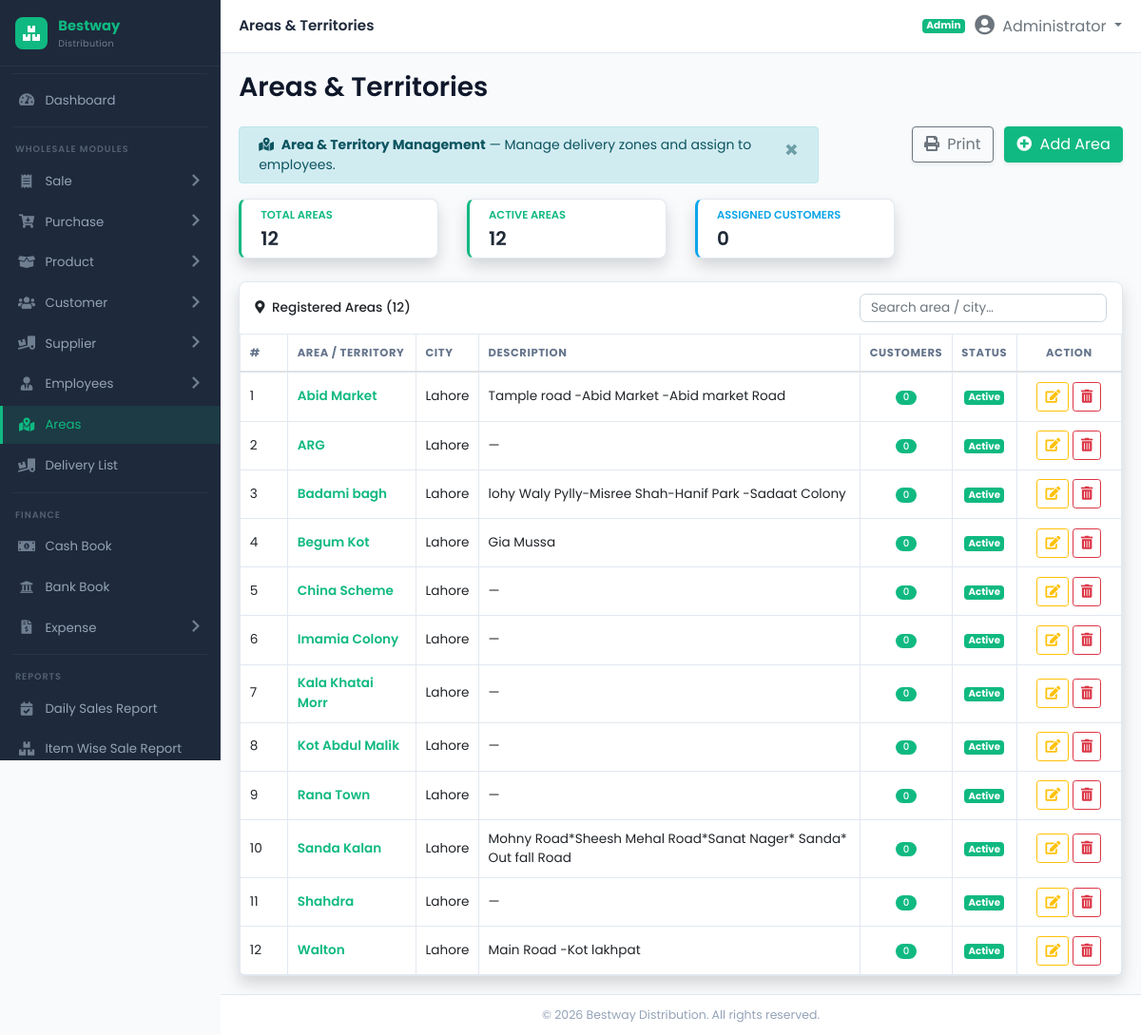
Page /modules/areas/index.php (signed in) on the committed database.
### tables this page shows
CREATE TABLE IF NOT EXISTS `areas` (
  `id` INT AUTO_INCREMENT PRIMARY KEY,
  `name` VARCHAR(200) NOT NULL,
  `city` VARCHAR(100) DEFAULT 'Lahore',
  `description` TEXT NULL,
  `status` TINYINT(1) DEFAULT 1,
  `created_at` DATE NULL,
  `updated_at` DATE NULL,
  UNIQUE KEY `uk_areas_name` (`name`),
  INDEX (`status`)
);

### modules/areas/index.php (the view, shortened to what this page needs)
<?php
require_once dirname(__DIR__, 2) . '/config/database.php';
$areas = $pdo->query("SELECT a.* FROM areas a ORDER BY a.name ASC")->fetchAll();
$all_customers = $pdo->query("SELECT area FROM customers WHERE area IS NOT NULL AND area <> ''")->fetchAll(PDO::FETCH_COLUMN);
$total_areas  = count($areas);
$active_areas = 0;
foreach ($areas as &$a) {
    if ($a['status'] == 1) $active_areas++;
}
require_once dirname(__DIR__, 2) . '/includes/header.php';
?>
<div class="row mb-3 d-print-none">
  <div class="col-md-8">
    <div class="alert alert-info alert-dismissible fade show py-2 mb-0" role="alert">
      <i class="fas fa-map-marked-alt mr-1"></i> <strong>Area &amp; Territory Management</strong> — Manage delivery zones and assign to employees.
      <button type="button" class="close" data-dismiss="alert"><span>&times;</span></button>
    </div>
  </div>
  <div class="col-md-4 text-md-right">
    <button class="btn btn-outline-secondary shadow-sm mr-2" onclick="window.print()"><i class="fas fa-print mr-1"></i> Print</button>
    <button class="btn btn-success shadow-sm" data-toggle="modal" data-target="#addAreaModal"><i class="fas fa-plus-circle mr-1"></i> Add Area</button>
  </div>
</div>
<div class="row mb-3 d-print-none">
  <div class="col-xl-3 col-md-6 mb-2">
    <div class="card border-left-primary shadow stat-card"><div class="card-body py-2">
      <div class="text-xs font-weight-bold text-primary text-uppercase mb-1">Total Areas</div>
      <div class="h5 mb-0 font-weight-bold text-gray-800"><?= $total_areas ?></div>
    </div></div>
  </div>
  <div class="col-xl-3 col-md-6 mb-2">
    <div class="card border-left-success shadow stat-card"><div class="card-body py-2">
      <div class="text-xs font-weight-bold text-success text-uppercase mb-1">Active Areas</div>
      <div class="h5 mb-0 font-weight-bold text-gray-800"><?= $active_areas ?></div>
    </div></div>
  </div>
  <div class="col-xl-3 col-md-6 mb-2">
    <div class="card border-left-info shadow stat-card"><div class="card-body py-2">
      <div class="text-xs font-weight-bold text-info text-uppercase mb-1">Assigned Customers</div>
      <div class="h5 mb-0 font-weight-bold text-gray-800"><?= count($all_customers) ?></div>
    </div></div>
  </div>
</div>
<div class="card shadow">
  <div class="card-header d-flex justify-content-between align-items-center flex-wrap">
    <h6 class="mb-0"><i class="fas fa-map-marker-alt mr-1"></i> Registered Areas (<?= $total_areas ?>)</h6>
    <input type="text" id="areaSearch" class="form-control form-control-sm d-print-none mt-2 mt-md-0" placeholder="Search area / city…" style="max-width:260px;">
  </div>
  <div class="card-body p-0">
    <div class="table-responsive">
      <table class="table table-bordered table-hover mb-0" id="areaTable">
        <thead>
          <tr>
            <th style="width:50px;">#</th>
            <th>Area / Territory</th>
            <th>City</th>
            <th>Description</th>
            <th class="text-center">Customers</th>
            <th class="text-center">Status</th>
            <th class="text-center d-print-none" style="width:110px;">Action</th>
          </tr>
        </thead>
        <tbody>
          <?php if (empty($areas)): ?>
            <tr><td colspan="7" class="text-center text-muted py-4">No areas yet. Click "Add Area" to create one.</td></tr>
          <?php else: $i=1; foreach ($areas as $a): ?>
            <tr>
              <td><?= $i++ ?></td>
              <td class="font-weight-bold text-primary"><?= htmlspecialchars($a['name']) ?></td>
              <td><?= htmlspecialchars($a['city'] ?: 'Lahore') ?></td>
              <td><?= htmlspecialchars($a['description'] ?: '—') ?></td>
              <td class="text-center"><span class="badge badge-primary badge-pill px-2"><?= $a['cust_count'] ?></span></td>
              <td class="text-center">
                <?= $a['status'] == 1 ? '<span class="badge badge-success">Active</span>' : '<span class="badge badge-secondary">Inactive</span>' ?>
              </td>
              <td class="text-center d-print-none" nowrap>
                <button type="button" class="btn btn-sm btn-outline-warning btn-edit-area"
                  data-id="<?= $a['id'] ?>" data-name="<?= htmlspecialchars($a['name']) ?>"
                  data-city="<?= htmlspecialchars($a['city']) ?>" data-desc="<?= htmlspecialchars($a['description']) ?>"
                  data-status="<?= $a['status'] ?>"><i class="fas fa-edit"></i></button>
                <form method="post" class="d-inline" onsubmit="return confirm('Delete area <?= htmlspecialchars($a['name']) ?>?');">
                  <button type="submit" class="btn btn-sm btn-outline-danger"><i class="fas fa-trash-alt"></i></button>
                </form>
              </td>
            </tr>
          <?php endforeach; endif; ?>
        </tbody>
      </table>
    </div>
  </div>
</div>
<?php require_once dirname(__DIR__, 2) . '/includes/footer.php'; ?>

### assets/css/style.css (style rules this page uses)
:root { --sidebar-bg: #1e293b; --sidebar-hover: #334155; --sidebar-active: #10b981; --sidebar-active-bg: rgba(16, 185, 129, 0.12); --sidebar-text: #94a3b8; --sidebar-text-hover: #ffffff; --sidebar-width: 232px; --primary: #10b981; --primary-dark: #059669; --secondary: #6366f1; --success: #10b981; --info: #0ea5e9; --warning: #f59e0b; --danger: #ef4444; --body-bg: #f8fafc; --card-bg: #ffffff; --card-shadow: 0 1px 2px rgba(0,0,0,0.05), 0 1px 3px rgba(0,0,0,0.08); --topbar-height: 56px; --sidebar-radius: 10px; }
* { margin: 0; padding: 0; box-sizing: border-box; }
body { font-family: 'Poppins', 'Inter', 'Segoe UI', system-ui, -apple-system, sans-serif; background: var(--body-bg); overflow-x: hidden; font-size: 14px; }
.card { border: 1px solid #e2e8f0; box-shadow: var(--card-shadow); border-radius: 0.5rem; background: var(--card-bg); }
.card-header { background: #fff; border-bottom: 1px solid #e2e8f0; padding: 0.75rem 1rem; font-weight: 600; border-radius: 0.5rem 0.5rem 0 0 !important; }
.card-header h6 { font-size: 0.85rem; margin: 0; }
.border-left-primary { border-left: 3px solid var(--primary) !important; }
.border-left-success { border-left: 3px solid var(--success) !important; }
.border-left-info { border-left: 3px solid var(--info) !important; }
.text-primary { color: var(--primary) !important; }
.text-success { color: var(--success) !important; }
.text-info { color: var(--info) !important; }
.btn-success { background: var(--success); border-color: var(--success); color: #fff; }
.badge-primary { background: var(--primary); color: #fff; font-weight: 500; }
.badge-success { background: var(--success); color: #fff; }
.table { margin-bottom: 0; }
.table th { font-size: 0.72rem; font-weight: 700; text-transform: uppercase; letter-spacing: 0.05em; color: #64748b; border-top: none; border-bottom: 2px solid #e2e8f0; white-space: nowrap; padding: 0.65rem 0.6rem; }
.table td { vertical-align: middle; font-size: 0.85rem; padding: 0.6rem 0.6rem; border-color: #f1f5f9; }
.table-bordered th, .table-bordered td { border-color: #e2e8f0; }
.table tbody tr { transition: background 0.15s; }
.form-control, .form-select { border-radius: 0.4rem; border-color: #cbd5e1; font-size: 0.85rem; padding: 0.5rem 0.7rem; transition: border-color 0.2s, box-shadow 0.2s; }
.text-xs { font-size: 0.72rem; }
.text-gray-800 { color: #1f2937; }
.font-weight-bold { font-weight: 600 !important; }
.shadow { box-shadow: var(--card-shadow); }
.stat-card { transition: transform 0.2s, box-shadow 0.2s; }

### rows in the picture
areas: name "Abid Market", city "Lahore", description "Tample road -Abid Market -Abid market Road", cust_count "0", status "Active"
areas: name "ARG", city "Lahore", description "—", cust_count "0", status "Active"
areas: name "Badami bagh", city "Lahore", description "lohy Waly Pylly-Misree Shah-Hanif Park -Sadaat Colony", cust_count "0", status "Active"
areas: name "Begum Kot", city "Lahore", description "Gia Mussa", cust_count "0", status "Active"
areas: name "China Scheme", city "Lahore", description "—", cust_count "0", status "Active"
areas: name "Imamia Colony", city "Lahore", description "—", cust_count "0", status "Active"
areas: name "Kala Khatai Morr", city "Lahore", description "—", cust_count "0", status "Active"
areas: name "Kot Abdul Malik", city "Lahore", description "—", cust_count "0", status "Active"
areas: name "Rana Town", city "Lahore", description "—", cust_count "0", status "Active"
areas: name "Sanda Kalan", city "Lahore", description "Mohny Road*Sheesh Mehal Road*Sanat Nager* Sanda* Out fall Road", cust_count "0", status "Active"
areas: name "Shahdra", city "Lahore", description "—", cust_count "0", status "Active"
areas: name "Walton", city "Lahore", description "Main Road -Kot lakhpat", cust_count "0", status "Active"

### other values in the picture
$page_title "Areas & Territories"
roleLabel($_SESSION['user_role'] ?? 'Admin') "Admin"
$_SESSION['user_fullname'] "Administrator"
$total_areas "12"
$active_areas "12"
count($all_customers) "0"
